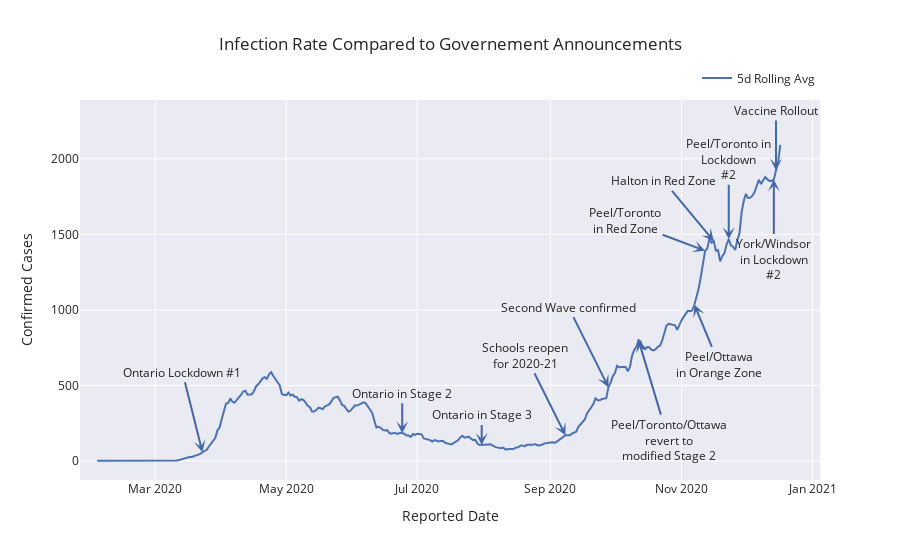

Write notebook code for a chart like this one.
### Code cell
#hide_input

fig_gov = go.Figure()
fig_gov.add_trace(go.Scatter(x=df_testing['Reported Date'],
                             y=df_testing['New Cases 5 Day Average'],
                             mode="lines",
                             #line=dict(color="blue", dash="dot"),
                             showlegend=True,
                             name='5d Rolling Avg',
 
))

fig_gov.update_layout(annotations=government_dates_annot,
                        title="Infection Rate Compared to Governement Announcements",
                        template='seaborn',
                        width=1000,
                        xaxis_title="Reported Date",
                        yaxis_title="Confirmed Cases",)

fig_gov.update_layout(legend=dict(
    orientation="h",
    yanchor="bottom",
    y=1.02,
    xanchor="right",
    x=1,))

### Figure 1 — Plotly figure (JSON) as saved in the notebook; plotly's stock layout.template omitted (floating-point values rounded to 4 significant figures; data arrays with more than 128 entries replaced by an {"elided": "..."} marker saying what was removed)
{"data": [{"mode": "lines", "name": "5d Rolling Avg", "showlegend": true, "type": "scatter", "x": {"elided": "316 str values"}, "y": {"elided": "316 int values"}}], "layout": {"annotations": [{"arrowhead": 3, "ax": -20, "ay": -80, "showarrow": true, "text": "Ontario Lockdown #1", "x": "2020-03-23", "xref": "x", "y": 58, "yref": "y"}, {"arrowhead": 3, "ax": 0, "ay": -40, "showarrow": true, "text": "Ontario in Stage 2", "x": "2020-06-24", "xref": "x", "y": 184, "yref": "y"}, {"arrowhead": 3, "ax": 0, "ay": -30, "showarrow": true, "text": "Ontario in Stage 3", "x": "2020-07-31", "xref": "x", "y": 106, "yref": "y"}, {"arrowhead": 3, "ax": -40, "ay": -80, "showarrow": true, "text": "Schools reopen<br>for 2020-21", "x": "2020-09-08", "xref": "x", "y": 170, "yref": "y"}, {"arrowhead": 3, "ax": -40, "ay": -80, "showarrow": true, "text": "Second Wave confirmed", "x": "2020-09-28", "xref": "x", "y": 489, "yref": "y"}, {"arrowhead": 3, "ax": 30, "ay": 100, "showarrow": true, "text": "Peel/Toronto/Ottawa<br>revert to<br>modified Stage 2", "x": "2020-10-12", "xref": "x", "y": 800, "yref": "y"}, {"arrowhead": 3, "ax": 25, "ay": 60, "showarrow": true, "text": "Peel/Ottawa<br>in Orange Zone", "x": "2020-11-07", "xref": "x", "y": 1034, "yref": "y"}, {"arrowhead": 3, "ax": -80, "ay": -30, "showarrow": true, "text": "Peel/Toronto<br>in Red Zone", "x": "2020-11-12", "xref": "x", "y": 1392, "yref": "y"}, {"arrowhead": 3, "ax": -50, "ay": -60, "showarrow": true, "text": "Halton in Red Zone", "x": "2020-11-16", "xref": "x", "y": 1457, "yref": "y"}, {"arrowhead": 3, "ax": 0, "ay": -80, "showarrow": true, "text": "Peel/Toronto in<br>Lockdown<br>#2", "x": "2020-11-23", "xref": "x", "y": 1468, "yref": "y"}, {"arrowhead": 3, "ax": 0, "ay": 80, "showarrow": true, "text": "York/Windsor<br>in Lockdown<br>#2", "x": "2020-12-14", "xref": "x", "y": 1864, "yref": "y"}, {"arrowhead": 3, "ax": 0, "ay": -60, "showarrow": true, "text": "Vaccine Rollout", "x": "2020-12-15", "xref": "x", "y": 1923, "yref": "y"}], "autosize": true, "legend": {"orientation": "h", "x": 1, "xanchor": "right", "y": 1.02, "yanchor": "bottom"}, "title": {"text": "Infection Rate Compared to Governement Announcements"}, "xaxis": {"autorange": true, "range": ["2020-01-26", "2020-12-28 21:15:25.7143"], "title": {"text": "Reported Date"}, "type": "date"}, "yaxis": {"autorange": true, "range": [-1288.0, 3222.0], "title": {"text": "Confirmed Cases"}, "type": "linear"}}}
